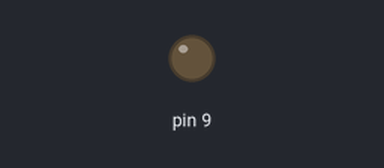
Recording of a sketch running on a simulated Arduino Uno, built with avr-gcc and run on an emulated ATmega328P. Parts: output pins drawn as LEDs (lit = HIGH).

Above: at 0.05 s.
At 0.55 s:
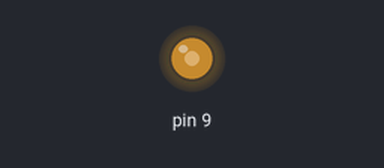
At 1.0 s:
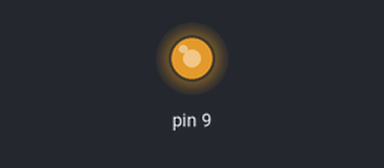
At 2.0 s:
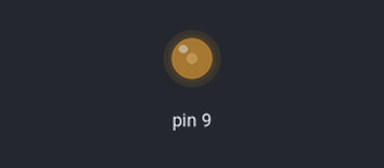
Timing chart, 0 to 4.6 s (numbered marks = the images above):
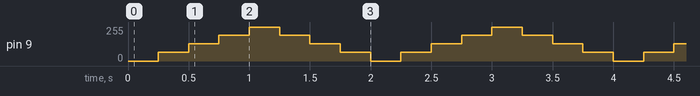

The sketch:

pwm-escalones.ino
```cpp
// Fallo: escalones bruscos de 64 cada 250 ms.
void setup() { }
void loop() {
  for (int v = 0; v <= 256; v += 64) { analogWrite(9, v > 255 ? 255 : v); delay(250); }
  for (int v = 192; v > 0; v -= 64) { analogWrite(9, v); delay(250); }
}
```

Measured:
- by itself, pin 9: repeats every 2.0 s: 128/255 0.25 s, 192/255 0.25 s, 255/255 0.25 s, 192/255 0.25 s, 128/255 0.25 s, 64/255 0.25 s, 0/255 0.25 s, 64/255 0.25 s
